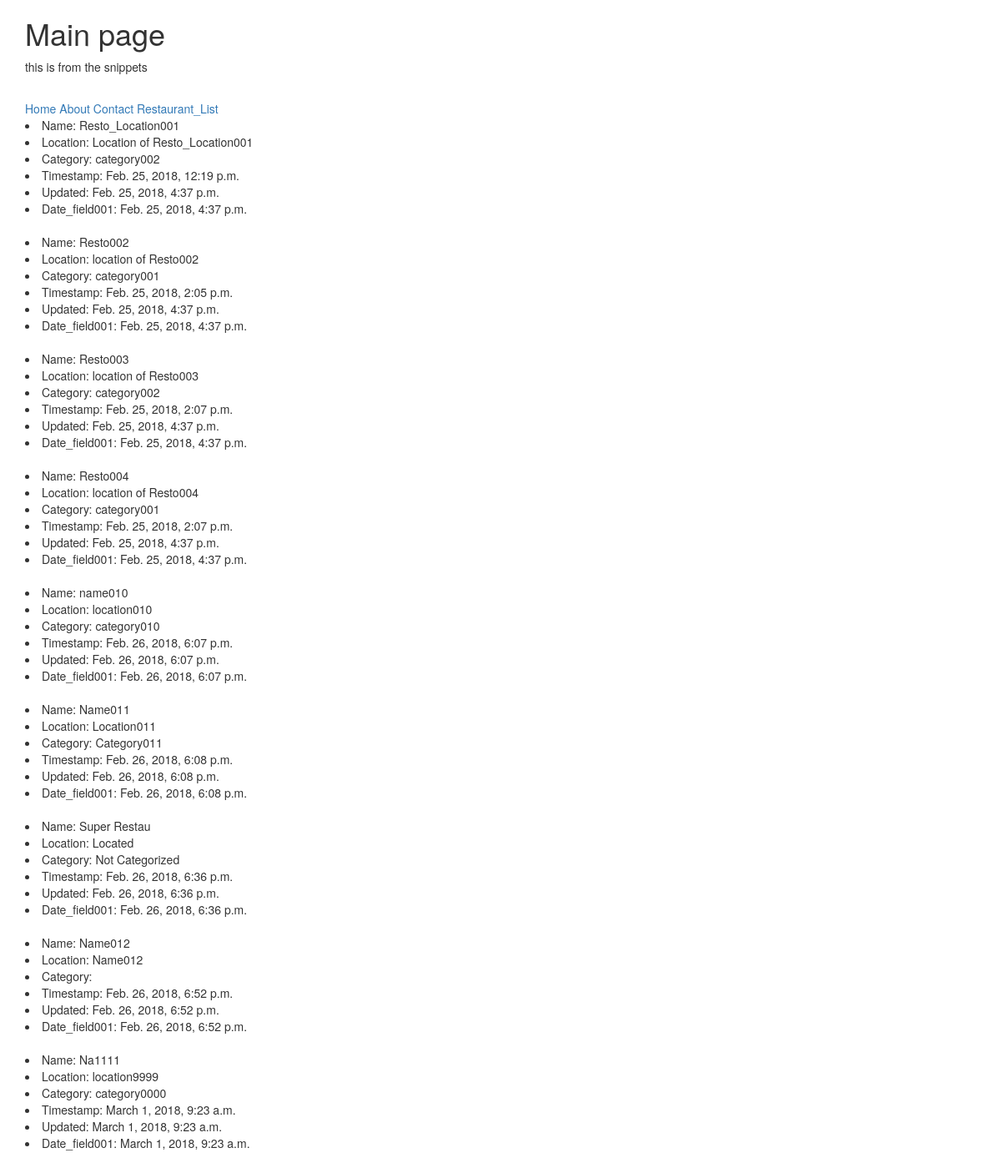
The app's page /restaurants_list/ with its own data.
### rrestaurants/models.py (models this page shows)
class RRestaurantsLocation(models.Model):
    name = models.CharField(
        max_length = 120
    )
    location = models.CharField(
        max_length = 120
    )
    category = models.CharField(
        max_length = 120,
    )
    timestamp = models.DateTimeField(auto_now_add = True )  # to know the first added of this object
    updated = models.DateTimeField(     # when you did an update, you are going to save that time of the update
        auto_now = True
    )
    date_field001 = models.DateTimeField(
        auto_now = True
        , auto_now_add = False
    )
    def __str__(self):
        return self.name

### rrestaurants/views.py (the view)
# urls.py: url(r'^restaurants_list/', restaurants_list),
def restaurants_list(request):
    queryset = RRestaurantsLocation.objects.all()
    print('queryset: ', queryset)
    context = {
        'object_list': queryset
    }
    return render(
        request
        , 'rrestaurants/rrestaurant_list.html'
        , context
    )
    pass

### templates/rrestaurants/rrestaurant_list.html
{% extends "base.html" %}
{% block content %}
{% for elem001 in object_list %}
	<li>Name: {{ elem001.name }}</li>
	<li>Location: {{ elem001.location }}</li>
	<li>Category: {{ elem001.category }}</li>
	<li>Timestamp: {{ elem001.timestamp }}</li>
	<li>Updated: {{ elem001.updated }}</li>
	<li>Date_field001: {{ elem001.date_field001 }}</li>
	<br/>
{% endfor elem001 in object_list %}
{% endblock content %}

### records on screen
RRestaurantsLocation: name "Resto_Location001", location "Location of Resto_Location001", category "category002", timestamp "Feb. 25, 2018, 12:19 p.m.", updated "Feb. 25, 2018, 4:37 p.m.", date_field001 "Feb. 25, 2018, 4:37 p.m."
RRestaurantsLocation: name "Resto002", location "location of Resto002", category "category001", timestamp "Feb. 25, 2018, 2:05 p.m.", updated "Feb. 25, 2018, 4:37 p.m.", date_field001 "Feb. 25, 2018, 4:37 p.m."
RRestaurantsLocation: name "Resto003", location "location of Resto003", category "category002", timestamp "Feb. 25, 2018, 2:07 p.m.", updated "Feb. 25, 2018, 4:37 p.m.", date_field001 "Feb. 25, 2018, 4:37 p.m."
RRestaurantsLocation: name "Resto004", location "location of Resto004", category "category001", timestamp "Feb. 25, 2018, 2:07 p.m.", updated "Feb. 25, 2018, 4:37 p.m.", date_field001 "Feb. 25, 2018, 4:37 p.m."
RRestaurantsLocation: name "name010", location "location010", category "category010", timestamp "Feb. 26, 2018, 6:07 p.m.", updated "Feb. 26, 2018, 6:07 p.m.", date_field001 "Feb. 26, 2018, 6:07 p.m."
RRestaurantsLocation: name "Name011", location "Location011", category "Category011", timestamp "Feb. 26, 2018, 6:08 p.m.", updated "Feb. 26, 2018, 6:08 p.m.", date_field001 "Feb. 26, 2018, 6:08 p.m."
RRestaurantsLocation: name "Super Restau", location "Located", category "Not Categorized", timestamp "Feb. 26, 2018, 6:36 p.m.", updated "Feb. 26, 2018, 6:36 p.m.", date_field001 "Feb. 26, 2018, 6:36 p.m."
RRestaurantsLocation: name "Name012", location "Name012", timestamp "Feb. 26, 2018, 6:52 p.m.", updated "Feb. 26, 2018, 6:52 p.m.", date_field001 "Feb. 26, 2018, 6:52 p.m."
RRestaurantsLocation: name "Na1111", location "location9999", category "category0000", timestamp "March 1, 2018, 9:23 a.m.", updated "March 1, 2018, 9:23 a.m.", date_field001 "March 1, 2018, 9:23 a.m."
